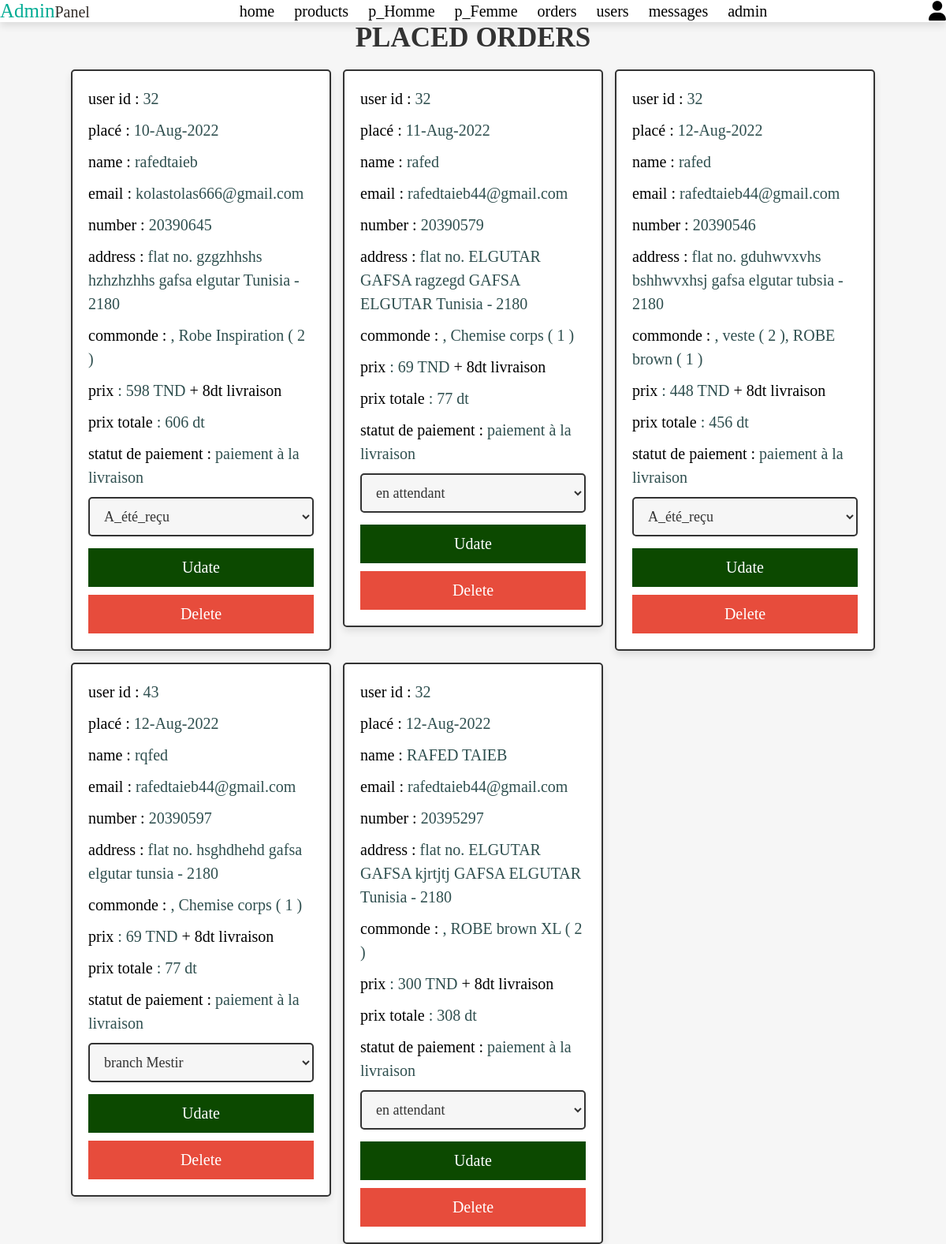
The page /admin_orders.php (signed in) on the database its author committed.
### tables this page shows
CREATE TABLE `orders` (
  `id` int(100) NOT NULL,
  `user_id` int(100) NOT NULL,
  `name` varchar(100) NOT NULL,
  `number` varchar(12) NOT NULL,
  `email` varchar(100) NOT NULL,
  `method` varchar(50) NOT NULL,
  `address` varchar(500) NOT NULL,
  `total_products` varchar(1000) NOT NULL,
  `total_price` int(100) NOT NULL,
  `placed_on` varchar(50) NOT NULL,
  `payment_status` varchar(20) NOT NULL DEFAULT 'en attendant'
);

### admin_orders.php (the view, shortened to what this page needs)
<?php
@include 'config.php';
?>
<!DOCTYPE html>
<html lang="en">
<head>
   <link rel="stylesheet" href="https://cdnjs.cloudflare.com/ajax/libs/font-awesome/6.1.1/css/all.min.css">
   <link rel="stylesheet" href="css/admin_style.css">
</head>
<body>
<?php include 'admin_header.php'; ?>
<section class="placed-orders">
   <h1 class="title">placed orders</h1>
   <div class="box-container">
      <?php
         $select_orders = $conn->prepare("SELECT * FROM `orders`");
         $select_orders->execute();
         if($select_orders->rowCount() > 0){
            while($fetch_orders = $select_orders->fetch(PDO::FETCH_ASSOC)){
      ?>
	     <?php
   $liv=$fetch_orders['total_price'];
   $liv+=8;
   ?>
      <div class="box">
         <p> user id : <span><?= $fetch_orders['user_id']; ?></span> </p>
         <p> placé : <span><?= $fetch_orders['placed_on']; ?></span> </p>
         <p> name : <span><?= $fetch_orders['name']; ?></span> </p>
         <p> email : <span><?= $fetch_orders['email']; ?></span> </p>
         <p> number : <span><?= $fetch_orders['number']; ?></span> </p>
         <p> address : <span><?= $fetch_orders['address']; ?></span> </p>
         <p> commonde : <span><?= $fetch_orders['total_products']; ?></span> </p>
         <p> prix  <span>: <?= $fetch_orders['total_price']; ?> TND</span> + 8dt livraison </p>
		 <p> prix totale <span> : <?= $liv;  ?> dt</span></p>
         <p> statut de paiement : <span><?= $fetch_orders['method']; ?></span> </p>
         <form action="" method="POST">
            <select name="update_payment" class="drop-down">
               <option value="" selected disabled><?= $fetch_orders['payment_status']; ?></option>
            </select>
            <div class="flex-btn">
               <input type="submit" name="update_order" class="option-btn" value="udate">
               <a href="admin_orders.php?delete=<?= $fetch_orders['id']; ?>" class="delete-btn" onclick="return confirm('delete this order?');">delete</a>
            </div>
         </form>
      </div>
      <?php
         }
      }else{
         echo '<p class="empty">no orders placed yet!</p>';
      }
      ?>
   </div>
</section>
</body>
</html>

### css/admin_style.css (style rules this page uses)
.placed-orders .box-container { display: grid; grid-template-columns: repeat(auto-fit, 33rem); gap:1.5rem; align-items: flex-start; justify-content:center; }
.placed-orders .box-container .box { border:var(--border); box-shadow: var(--box-shadow); background-color: var(--white); border-radius: .5rem; padding:2rem; }
.placed-orders .box-container .box p { margin-bottom: 1rem; line-height: 1.5; font-size: 2rem; color:var(--light-color); }
.placed-orders .box-container .box p span { color:var(--green); }
.placed-orders .box-container .box .drop-down { width: 100%; padding:1.2rem 1.4rem; font-size: 1.8rem; border:var(--border); border-radius: .5rem; background-color: var(--light-bg); margin-bottom: .5rem; }

### css/components.css (style rules this page uses)
:root { --green:#2F4F4F; --orange:#f39c12; --red:#e74c3c; --black:#333; --light-color:black; --white:white; --light-bg:#f6f6f6; --border:.2rem solid var(--black); --box-shadow:0 .5rem 1rem rgba(0,0,0,.1); }
* { font-family: Georgia, serif; margin:0; padding:0; box-sizing: border-box; outline: none; border:none; text-decoration: none; color:var(--black); font-size: 2rem; }
body { background-color: var(--light-bg); }
html { font-size: 62.5%; overflow-x: hidden; scroll-behavior: smooth; scroll-padding-top: 6.5rem; }
section { padding:0rem 0rem; max-width: 1200px; margin:0 auto; }
.btn, .delete-btn, .option-btn { display: block; width: 100%; margin-top: 1rem; color:var(--white); font-size: 2rem; padding:1.3rem 3rem; text-transform: capitalize; cursor: pointer; text-align: center; }
.delete-btn { background-color: var(--red); }
.option-btn { background-color: #0c4900; }
.flex-btn { display: block; flex-wrap: wrap; gap:1rem; }
.flex-btn > * { flex:1; }
.title { text-align: center; margin-bottom: 2rem; text-transform: uppercase; color:var(--black); font-size: 3.5rem; }

### rows shown on the page
orders: user "32", placed_on "10-Aug-2022", name "rafedtaieb", email "kolastolas666@gmail.com", number "20390645", address "flat no. gzgzhhshs hzhzhzhhs gafsa elgutar Tunisia - 2180", total_products ", Robe Inspiration ( 2 )", total_price "598", liv "606", method "paiement à la livraison", update_payment "A_été_reçu"
orders: user "32", placed_on "11-Aug-2022", name "rafed", email "rafedtaieb44@gmail.com", number "20390579", address "flat no. ELGUTAR GAFSA ragzegd GAFSA ELGUTAR Tunisia - 2180", total_products ", Chemise corps ( 1 )", total_price "69", liv "77", method "paiement à la livraison", update_payment "en attendant"
orders: user "32", placed_on "12-Aug-2022", name "rafed", email "rafedtaieb44@gmail.com", number "20390546", address "flat no. gduhwvxvhs bshhwvxhsj gafsa elgutar tubsia - 2180", total_products ", veste ( 2 ), ROBE brown ( 1 )", total_price "448", liv "456", method "paiement à la livraison", update_payment "A_été_reçu"
orders: user "43", placed_on "12-Aug-2022", name "rqfed", email "rafedtaieb44@gmail.com", number "20390597", address "flat no. hsghdhehd gafsa elgutar tunsia - 2180", total_products ", Chemise corps ( 1 )", total_price "69", liv "77", method "paiement à la livraison", update_payment "branch Mestir"
orders: user "32", placed_on "12-Aug-2022", name "RAFED TAIEB", email "rafedtaieb44@gmail.com", number "20395297", address "flat no. ELGUTAR GAFSA kjrtjtj GAFSA ELGUTAR Tunisia - 2180", total_products ", ROBE brown XL ( 2 )", total_price "300", liv "308", method "paiement à la livraison", update_payment "en attendant"
